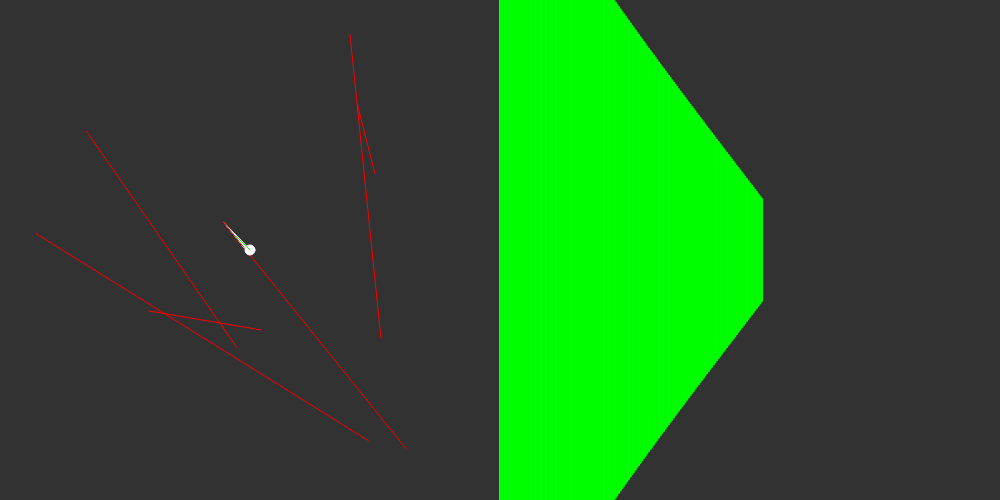
Frame 1 (no input)
Frame 60 (no input): identical to frame 1, image omitted
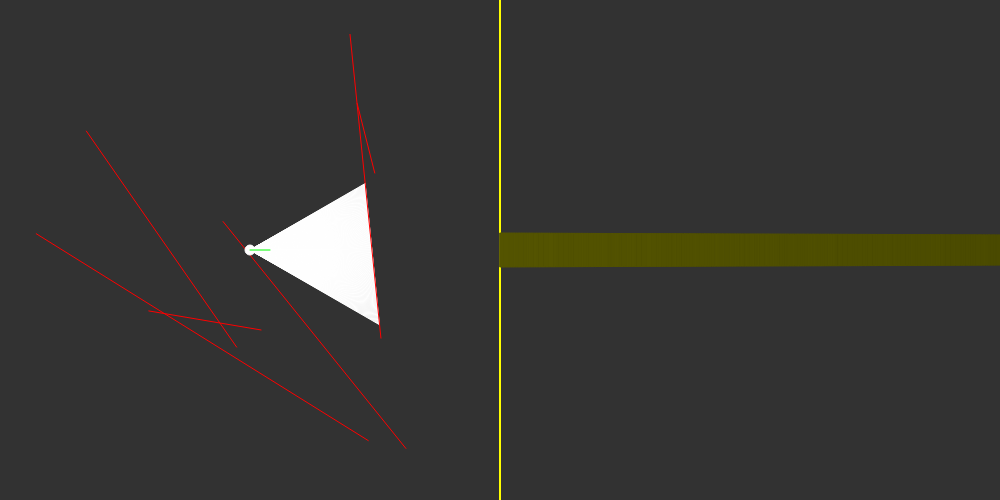
Frame 120 (the mouse pressed at the canvas centre since frame 60)

The p5.js sketch that drew these frames (run headless with seeded random() and noise() and a simulated clock; from frame 60 on, the mouse is pressed at the canvas centre):

// p5.js sketch
// ── sketch.js
const VIEW_WIDTH = 500
const VIEW_HEIGHT = 500
const WALL_HEIGHT = 100

let walls = []
let ray
let player

function setup()
{
	createCanvas(VIEW_WIDTH * 2, VIEW_HEIGHT)
	// walls.push(new Boundary(VIEW_WIDTH/2, 0, VIEW_WIDTH/2, VIEW_HEIGHT))
	for (let i = 0; i < 6; i++)
	{
		walls.push(new Boundary(createVector(random(VIEW_WIDTH),random(VIEW_HEIGHT)),
								createVector(random(VIEW_WIDTH), random(VIEW_HEIGHT)),
								color(random([0,1]), random([0,1]), random([0,1]))
								)

		)
	}
	player = new Camera()
}

function draw()
{
	background(50)
	stroke(255, 255, 0)
	strokeWeight(2)
	line(VIEW_WIDTH, 0, VIEW_WIDTH, VIEW_HEIGHT)
	strokeWeight(1)

	player.update(createVector(mouseX, mouseY))
	player.render_view(walls)

	draw_bounds()
	player.draw()
	// console.log(player.vel.x + " : " + player.vel.y)
}

function draw_bounds()
{
	for(let wall of walls)
	{
		wall.draw()
	}
}

function keyPressed()
{
	switch(keyCode)
	{
		case 87:
			// console.log("w")
			player.move(createVector(0, -1).mult(player.MAX_SPEED))
			break
		case 65:
			// console.log("a")
			player.move(createVector(-1, 0).mult(player.MAX_SPEED))
			break
		case 83:
			// console.log("s")
			player.move(createVector(0, 1).mult(player.MAX_SPEED))
			break
		case 68:
			// console.log("d")
			player.move(createVector(1, 0).mult(player.MAX_SPEED))
			break
	}
}

function keyReleased()
{
	switch(keyCode)
	{
		case 87:
			// console.log("w")
			player.move(createVector(0, -1).mult(player.MAX_SPEED).mult(-1))
			break
		case 65:
			// console.log("a")
			player.move(createVector(-1, 0).mult(player.MAX_SPEED).mult(-1))
			break
		case 83:
			// console.log("s")
			player.move(createVector(0, 1).mult(player.MAX_SPEED).mult(-1))
			break
		case 68:
			// console.log("d")
			player.move(createVector(1, 0).mult(player.MAX_SPEED).mult(-1))
			break
	}
}
// ── Boundary.js
class Boundary
{
	constructor(a, b, col)
	{
		this.a = a
		this.b = b
		this.colour = col
	}

	draw()
	{
		stroke(255, 0, 0)
		line(this.a.x, this.a.y, this.b.x, this.b.y)
	}
}
// ── Camera.js
class Camera
{
	constructor()
	{
		this.pos = createVector(VIEW_WIDTH/2, VIEW_HEIGHT/2)
		this.dir = createVector(1, 0)
		this.vel = createVector(0, 0)
		this.acc = createVector(0, 0)
		this.MAX_SPEED = 1
		this.fov = 60
		this.rays = []
		this.ray_per_degree = 5
	}

	draw()
	{
		stroke(255)
		fill(255)
		ellipse(this.pos.x, this.pos.y, 10)
		push()
		translate(this.pos.x, this.pos.y)
		stroke(0, 255, 0)
		line(0, 0, this.dir.x * 20, this.dir.y * 20)
		pop()
		// for (let ray of this.rays)
		// {
		// 	ray.draw()
		// }
	}

	update(dir)
	{
		// this.pos.set(x, y)
		this.dir.set(dir.sub(this.pos).normalize())
		this.pos.add(this.vel)
		// console.log(this.dir.heading())

		this.rays = []
		for (let angle = -Math.floor(this.fov / 2); angle < Math.floor(this.fov / 2); angle += 1/this.ray_per_degree)
		{
			this.rays.push(new Ray(this.pos, angle + degrees(this.dir.heading())))
		}
	}

	move(vel)
	{
		this.vel.add(vel)
	}

	look(bounds)
	{
		let render = Array(this.rays.length)

		for (let i = 0; i < this.rays.length; i++)
		{

			let closest_pt = null
			let closest_dist = Infinity
			let closest_ray = null

			for (let b of bounds)
			{
				let pt = this.rays[i].cast(b)
				if (pt)
				{
					const dist = p5.Vector.dist(this.pos, pt)
					if (dist < closest_dist)
					{
						closest_dist = dist
						closest_pt = pt
						closest_ray = this.rays[i]
						this.rays[i].d = dist
						this.rays[i].hit_boundary = Object.assign({}, b)
					}
				}
			}

			if (closest_pt)
			{
				// noStroke()
				// fill(0, 0, 180)
				// ellipse(closest_pt.x, closest_pt.y, 6, 6)
				stroke(255)
				line(this.pos.x, this.pos.y, closest_pt.x, closest_pt.y)
				render[i] = closest_ray
			}
		}

		// debugger 
		return render
	}

	render_view(bounds)
	{
		let render = this.look(bounds)
		// console.log(render)

		for(let i = 0; i < render.length; i++)
		{
			let perpendicular_dist = Infinity

			if (render[i])
			{
				// console.log("s")
				perpendicular_dist = render[i].d * Math.cos(this.dir.angleBetween(render[i].dir))
				// console.log(render[i].d)
			}


			let dist_to_proj_plane = -(VIEW_WIDTH/2) / Math.tan(this.fov/2)
			let rendered_height = WALL_HEIGHT / perpendicular_dist * dist_to_proj_plane // = tile_size / ray_distance * dist_to_proj_plane
			
			// if(rendered_height == 0) console.log("zero")

			push()

			translate(VIEW_WIDTH, 0)

			if (rendered_height)
			{

				let fill_color = color(	red(render[i].hit_boundary.colour)*rendered_height*2.5,
										green(render[i].hit_boundary.colour)*rendered_height*2.5,
										blue(render[i].hit_boundary.colour)*rendered_height*2.5)

				// let fill_color = 255

				fill(fill_color)
				stroke(fill_color)
				strokeWeight(1)
				rect(
					i * (VIEW_WIDTH/render.length),
					(VIEW_HEIGHT/2) - (rendered_height/2),
					VIEW_WIDTH/render.length, //strip width
					rendered_height
				)

				// fill(0, perpendicular_dist)
				// stroke(0, perpendicular_dist)
				// rect(
				// 	i * (VIEW_WIDTH/render.length),
				// 	(VIEW_HEIGHT/2) - (rendered_height/2),
				// 	VIEW_WIDTH/render.length, //strip width
				// 	rendered_height
				// )
			}

			pop()
		}
	}
}
// ── Ray.js
class Ray
{
	constructor(pos, angle)
	{
		this.pos = pos
		this.dir = p5.Vector.fromAngle(radians(angle))
		this.d = Infinity
		this.hit_boundary
	}

	draw()
	{
		stroke(255)
		push()
		translate(this.pos.x, this.pos.y)
		line(0, 0, this.dir.x * 10, this.dir.y * 10)
		pop()

	}

	look_at(x, y)
	{
		this.dir.x = x - this.pos.x
		this.dir.y = y - this.pos.y
		this.dir.normalize()
	}

	cast(boundary)
	{
		const x1 = boundary.a.x
		const y1 = boundary.a.y
		const x2 = boundary.b.x
		const y2 = boundary.b.y

		const x3 = this.pos.x
		const y3 = this.pos.y
		const x4 = this.pos.x + this.dir.x
		const y4 = this.pos.y + this.dir.y

		const denominator = (x1 - x2) * (y3 - y4) - (y1 - y2) * (x3 - x4)
		if (!denominator)
		{
			return null
		}

		const t = ((x1 - x3) * (y3 - y4) - (y1 - y3) * (x3 - x4)) / denominator
		const u = -((x1 - x2) * (y1 - y3) - (y1 - y2) * (x1 - x3)) / denominator
		if (t > 0 && t < 1 && u > 0)
		{
			const x = x1 + t*(x2 - x1)
			const y = y1 + t*(y2 - y1)

			let pt = createVector(x, y)
			return pt
		}
		else
		{
			return null
		}

	}
}
